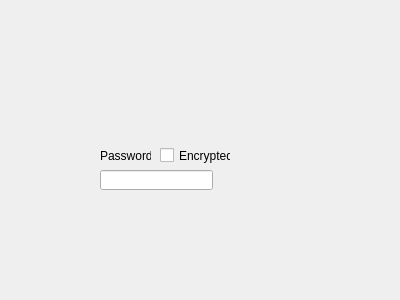
<?xml version="1.0" encoding="UTF-8"?>
<ui version="4.0">
 <class>Form</class>
 <widget class="QWidget" name="Form">
  <property name="geometry">
   <rect>
    <x>0</x>
    <y>0</y>
    <width>400</width>
    <height>300</height>
   </rect>
  </property>
  <property name="windowTitle">
   <string>Form</string>
  </property>
  <widget class="QCheckBox" name="checkBox">
   <property name="geometry">
    <rect>
     <x>160</x>
     <y>140</y>
     <width>71</width>
     <height>31</height>
    </rect>
   </property>
   <property name="text">
    <string>Encrypted</string>
   </property>
  </widget>
  <widget class="QLineEdit" name="lineEdit">
   <property name="geometry">
    <rect>
     <x>100</x>
     <y>170</y>
     <width>113</width>
     <height>20</height>
    </rect>
   </property>
  </widget>
  <widget class="QLabel" name="label">
   <property name="geometry">
    <rect>
     <x>100</x>
     <y>140</y>
     <width>51</width>
     <height>31</height>
    </rect>
   </property>
   <property name="text">
    <string>Password</string>
   </property>
  </widget>
 </widget>
 <resources/>
 <connections/>
</ui>
